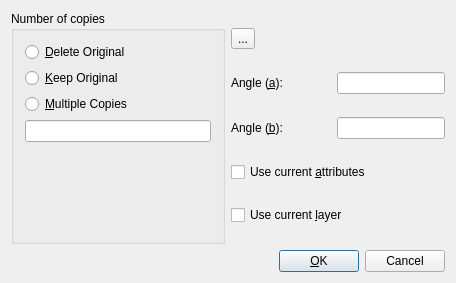
<?xml version="1.0" encoding="UTF-8"?>
<ui version="4.0">
 <class>QG_DlgRotate2</class>
 <widget class="QDialog" name="QG_DlgRotate2">
  <property name="geometry">
   <rect>
    <x>0</x>
    <y>0</y>
    <width>456</width>
    <height>283</height>
   </rect>
  </property>
  <property name="sizePolicy">
   <sizepolicy hsizetype="Minimum" vsizetype="Minimum">
    <horstretch>0</horstretch>
    <verstretch>0</verstretch>
   </sizepolicy>
  </property>
  <property name="minimumSize">
   <size>
    <width>300</width>
    <height>190</height>
   </size>
  </property>
  <property name="windowTitle">
   <string>Rotate Two Options</string>
  </property>
  <layout class="QGridLayout">
   <item row="1" column="0" colspan="2">
    <layout class="QHBoxLayout">
     <item>
      <spacer name="spacer">
       <property name="orientation">
        <enum>Qt::Horizontal</enum>
       </property>
       <property name="sizeType">
        <enum>QSizePolicy::Expanding</enum>
       </property>
       <property name="sizeHint" stdset="0">
        <size>
         <width>40</width>
         <height>20</height>
        </size>
       </property>
      </spacer>
     </item>
     <item>
      <widget class="QPushButton" name="bOk">
       <property name="text">
        <string>&amp;OK</string>
       </property>
       <property name="default">
        <bool>true</bool>
       </property>
      </widget>
     </item>
     <item>
      <widget class="QPushButton" name="bCancel">
       <property name="text">
        <string>Cancel</string>
       </property>
       <property name="shortcut">
        <string/>
       </property>
      </widget>
     </item>
    </layout>
   </item>
   <item row="0" column="0">
    <widget class="QGroupBox" name="bgNumber">
     <property name="title">
      <string>Number of copies</string>
     </property>
     <layout class="QVBoxLayout">
      <item>
       <widget class="QRadioButton" name="rbMove">
        <property name="sizePolicy">
         <sizepolicy hsizetype="Minimum" vsizetype="Preferred">
          <horstretch>0</horstretch>
          <verstretch>0</verstretch>
         </sizepolicy>
        </property>
        <property name="minimumSize">
         <size>
          <width>0</width>
          <height>18</height>
         </size>
        </property>
        <property name="text">
         <string>&amp;Delete Original</string>
        </property>
       </widget>
      </item>
      <item>
       <widget class="QRadioButton" name="rbCopy">
        <property name="sizePolicy">
         <sizepolicy hsizetype="Minimum" vsizetype="Preferred">
          <horstretch>0</horstretch>
          <verstretch>0</verstretch>
         </sizepolicy>
        </property>
        <property name="minimumSize">
         <size>
          <width>0</width>
          <height>18</height>
         </size>
        </property>
        <property name="text">
         <string>&amp;Keep Original</string>
        </property>
       </widget>
      </item>
      <item>
       <widget class="QRadioButton" name="rbMultiCopy">
        <property name="sizePolicy">
         <sizepolicy hsizetype="Minimum" vsizetype="Preferred">
          <horstretch>0</horstretch>
          <verstretch>0</verstretch>
         </sizepolicy>
        </property>
        <property name="minimumSize">
         <size>
          <width>0</width>
          <height>18</height>
         </size>
        </property>
        <property name="text">
         <string>&amp;Multiple Copies</string>
        </property>
       </widget>
      </item>
      <item>
       <widget class="QLineEdit" name="leNumber"/>
      </item>
      <item>
       <spacer name="spacer7">
        <property name="orientation">
         <enum>Qt::Vertical</enum>
        </property>
        <property name="sizeType">
         <enum>QSizePolicy::Expanding</enum>
        </property>
        <property name="sizeHint" stdset="0">
         <size>
          <width>20</width>
          <height>21</height>
         </size>
        </property>
       </spacer>
      </item>
     </layout>
    </widget>
   </item>
   <item row="0" column="1">
    <layout class="QVBoxLayout">
     <item>
      <widget class="QToolButton" name="toolButton">
       <property name="text">
        <string>...</string>
       </property>
       <property name="icon">
        <iconset resource="../../../res/extui/extui.qrc">
         <normaloff>:/extui/dlgmodifyrotate2.png</normaloff>:/extui/dlgmodifyrotate2.png</iconset>
       </property>
       <property name="iconSize">
        <size>
         <width>80</width>
         <height>80</height>
        </size>
       </property>
      </widget>
     </item>
     <item>
      <layout class="QHBoxLayout">
       <item>
        <widget class="QLabel" name="lAngle1">
         <property name="text">
          <string>Angle (&amp;a):</string>
         </property>
         <property name="wordWrap">
          <bool>false</bool>
         </property>
         <property name="buddy">
          <cstring>leAngle1</cstring>
         </property>
        </widget>
       </item>
       <item>
        <spacer name="spacer13_2">
         <property name="orientation">
          <enum>Qt::Horizontal</enum>
         </property>
         <property name="sizeType">
          <enum>QSizePolicy::Expanding</enum>
         </property>
         <property name="sizeHint" stdset="0">
          <size>
           <width>41</width>
           <height>20</height>
          </size>
         </property>
        </spacer>
       </item>
       <item>
        <widget class="QLineEdit" name="leAngle1"/>
       </item>
      </layout>
     </item>
     <item>
      <layout class="QHBoxLayout">
       <item>
        <widget class="QLabel" name="lAngle2">
         <property name="text">
          <string>Angle (&amp;b):</string>
         </property>
         <property name="wordWrap">
          <bool>false</bool>
         </property>
         <property name="buddy">
          <cstring>leAngle2</cstring>
         </property>
        </widget>
       </item>
       <item>
        <spacer name="spacer13">
         <property name="orientation">
          <enum>Qt::Horizontal</enum>
         </property>
         <property name="sizeType">
          <enum>QSizePolicy::Expanding</enum>
         </property>
         <property name="sizeHint" stdset="0">
          <size>
           <width>41</width>
           <height>20</height>
          </size>
         </property>
        </spacer>
       </item>
       <item>
        <widget class="QLineEdit" name="leAngle2"/>
       </item>
      </layout>
     </item>
     <item>
      <widget class="QCheckBox" name="cbCurrentAttributes">
       <property name="text">
        <string>Use current &amp;attributes</string>
       </property>
      </widget>
     </item>
     <item>
      <widget class="QCheckBox" name="cbCurrentLayer">
       <property name="text">
        <string>Use current &amp;layer</string>
       </property>
      </widget>
     </item>
    </layout>
   </item>
  </layout>
 </widget>
 <layoutdefault spacing="6" margin="11"/>
 <resources>
  <include location="../../../res/extui/extui.qrc"/>
 </resources>
 <connections>
  <connection>
   <sender>rbMove</sender>
   <signal>toggled(bool)</signal>
   <receiver>leNumber</receiver>
   <slot>setDisabled(bool)</slot>
   <hints>
    <hint type="sourcelabel">
     <x>20</x>
     <y>20</y>
    </hint>
    <hint type="destinationlabel">
     <x>20</x>
     <y>20</y>
    </hint>
   </hints>
  </connection>
  <connection>
   <sender>rbCopy</sender>
   <signal>toggled(bool)</signal>
   <receiver>leNumber</receiver>
   <slot>setDisabled(bool)</slot>
   <hints>
    <hint type="sourcelabel">
     <x>20</x>
     <y>20</y>
    </hint>
    <hint type="destinationlabel">
     <x>20</x>
     <y>20</y>
    </hint>
   </hints>
  </connection>
  <connection>
   <sender>rbMultiCopy</sender>
   <signal>toggled(bool)</signal>
   <receiver>leNumber</receiver>
   <slot>setEnabled(bool)</slot>
   <hints>
    <hint type="sourcelabel">
     <x>20</x>
     <y>20</y>
    </hint>
    <hint type="destinationlabel">
     <x>20</x>
     <y>20</y>
    </hint>
   </hints>
  </connection>
  <connection>
   <sender>bOk</sender>
   <signal>clicked()</signal>
   <receiver>QG_DlgRotate2</receiver>
   <slot>accept()</slot>
   <hints>
    <hint type="sourcelabel">
     <x>20</x>
     <y>20</y>
    </hint>
    <hint type="destinationlabel">
     <x>20</x>
     <y>20</y>
    </hint>
   </hints>
  </connection>
  <connection>
   <sender>bCancel</sender>
   <signal>clicked()</signal>
   <receiver>QG_DlgRotate2</receiver>
   <slot>reject()</slot>
   <hints>
    <hint type="sourcelabel">
     <x>20</x>
     <y>20</y>
    </hint>
    <hint type="destinationlabel">
     <x>20</x>
     <y>20</y>
    </hint>
   </hints>
  </connection>
 </connections>
</ui>
